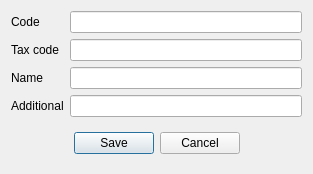
<?xml version="1.0" encoding="UTF-8"?>
<ui version="4.0">
 <class>DlgPartner</class>
 <widget class="QDialog" name="DlgPartner">
  <property name="geometry">
   <rect>
    <x>0</x>
    <y>0</y>
    <width>313</width>
    <height>163</height>
   </rect>
  </property>
  <property name="windowTitle">
   <string>Partner</string>
  </property>
  <layout class="QGridLayout" name="gridLayout">
   <item row="0" column="0">
    <widget class="QLabel" name="label">
     <property name="text">
      <string>Code</string>
     </property>
    </widget>
   </item>
   <item row="0" column="1">
    <widget class="QLineEdit" name="leCode">
     <property name="readOnly">
      <bool>true</bool>
     </property>
    </widget>
   </item>
   <item row="1" column="0">
    <widget class="QLabel" name="label_2">
     <property name="text">
      <string>Tax code</string>
     </property>
    </widget>
   </item>
   <item row="1" column="1">
    <widget class="QLineEdit" name="leTaxCode"/>
   </item>
   <item row="2" column="0">
    <widget class="QLabel" name="label_3">
     <property name="text">
      <string>Name</string>
     </property>
    </widget>
   </item>
   <item row="2" column="1">
    <widget class="QLineEdit" name="leName"/>
   </item>
   <item row="3" column="0">
    <widget class="QLabel" name="label_4">
     <property name="text">
      <string>Additional</string>
     </property>
    </widget>
   </item>
   <item row="3" column="1">
    <widget class="QLineEdit" name="leAdditional"/>
   </item>
   <item row="4" column="0" colspan="2">
    <widget class="QWidget" name="widget" native="true">
     <layout class="QHBoxLayout" name="horizontalLayout">
      <item>
       <spacer name="horizontalSpacer">
        <property name="orientation">
         <enum>Qt::Horizontal</enum>
        </property>
        <property name="sizeHint" stdset="0">
         <size>
          <width>52</width>
          <height>20</height>
         </size>
        </property>
       </spacer>
      </item>
      <item>
       <widget class="QPushButton" name="btnOk">
        <property name="text">
         <string>Save</string>
        </property>
       </widget>
      </item>
      <item>
       <widget class="QPushButton" name="btnCancel">
        <property name="text">
         <string>Cancel</string>
        </property>
       </widget>
      </item>
      <item>
       <spacer name="horizontalSpacer_2">
        <property name="orientation">
         <enum>Qt::Horizontal</enum>
        </property>
        <property name="sizeHint" stdset="0">
         <size>
          <width>51</width>
          <height>20</height>
         </size>
        </property>
       </spacer>
      </item>
     </layout>
    </widget>
   </item>
  </layout>
 </widget>
 <resources/>
 <connections/>
</ui>
